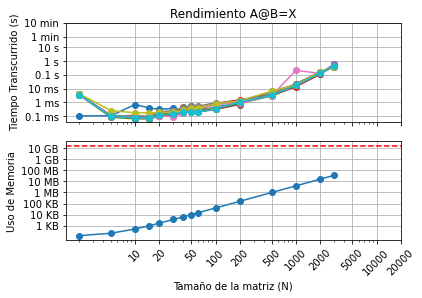

Source code (Python):
# -*- coding: utf-8 -*-
"""
Created on Mon Aug 10 10:15:34 2020

@author: Ale
"""

from time import perf_counter
import matplotlib.pyplot as plt
import sys
from numpy import zeros, float32
import numpy as np


from scipy import linalg

def matriz_laplaciana(N, dtype=float32):
    
    Matrizlp = zeros((N,N), dtype=np.double)
    
    for i in range (N):
        
        for j in range (N):
            
            if i==j:
                Matrizlp[i,j]=2
                
            if i+1==j:
                Matrizlp[i,j]=-1
                
            if i-1==j:
                Matrizlp[i,j]=-1
                
    return Matrizlp

Tamañodelamatriz = [2,5,10,15,20,30,40,50,60,100,200,500,1000,2000,3000]
    
dt = []
memoria = []
    
Cantidadcorridas = 10


for numerocorrida in range(Cantidadcorridas):
    
    corrida = open(f"Corrida{numerocorrida}.txt","w")
    
    for N in Tamañodelamatriz:
        
         a=matriz_laplaciana(N,dtype=float32)

         t1 = perf_counter()
    
         X = linalg.inv(a,overwrite_a=True)

         t2 = perf_counter()
    
         deltatiempo = t2 - t1
    
         memoria1 = (sys.getsizeof(a))
    
         print(f"Para un N = {N}")
    
         print(f"El tiempo entre ambos es {deltatiempo} s")
    
         print(f"La memoria utilizada es de {memoria1} bytes")
         print("--------------------------------------")
         
         dt.append(deltatiempo)
         memoria.append(memoria1)
         
         corrida.write(f"{N} {deltatiempo} {memoria1}\n")
         corrida.flush()

plt.figure()

plt.subplot(2,1,1)

x = [10,20,50,100,200,500,1000,2000,5000,10000,20000]    
y1 = [0.1e-3,1e-3,1e-2,0.1,1.,10.,60,60*10,]
yl = ["0.1 ms","1 ms","10 ms","0.1 s","1 s","10 s","1 min","10 min"]
y2 = [10**3,10**4,10**5,10**6,10**7,10**8,10**9,10**10,]
yt = ["1 KB","10 KB","100 KB","1 MB","10 MB","100 MB","1 GB","10 GB","100 GB"]

for i in range(Cantidadcorridas):
    
    memoriausada=[]
    tiempos = []
    archivos = (f"Corrida{i}.txt")
    apertura = open(archivos,'r')
    todas_las_lineas = apertura.readlines()
    
    for j in range(len(Tamañodelamatriz)):
        
        fila = []
        fila.append(todas_las_lineas[j])
        fila = fila[0].split(" ")
        tiempos.append(float(fila[1]))
        memoriausada.append(int(fila[2]))
        
    apertura.close()
    plt.loglog(Tamañodelamatriz,tiempos,"-o")


plt.xticks(x,[])
plt.yticks(y1,yl)
plt.grid(True) 
plt.ylabel("Tiempo Transcurrido (s)")
plt.title("Rendimiento A@B=X")   

plt.subplot(2,1,2)
plt.loglog(Tamañodelamatriz,memoriausada,"-o") 
plt.xticks(x,x,rotation=45)
plt.grid(True) 
plt.yticks(y2,yt)
plt.ylabel("Uso de Memoria")
plt.xlabel("Tamaño de la matriz (N)")
plt.axhline(y=16000000000, xmin=0.001, xmax=0.9999,color="red",ls="--")

plt.show()
